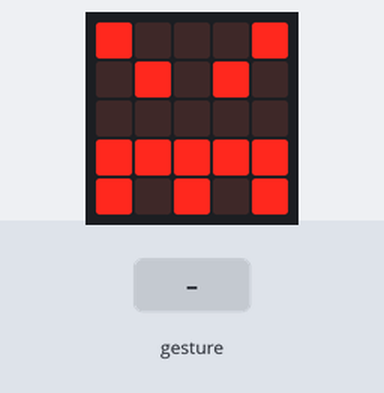
Bench run of a program on a simulated BBC micro:bit running MicroPython. Shown: the board's 5×5 LED display. The inputs (shaded band) are chosen by the test bench. A tilt is held for 1.5 s and a shake lasts 1 s, then the board lies face up again.

Above: at 0.05 s.
At 1.2 s:
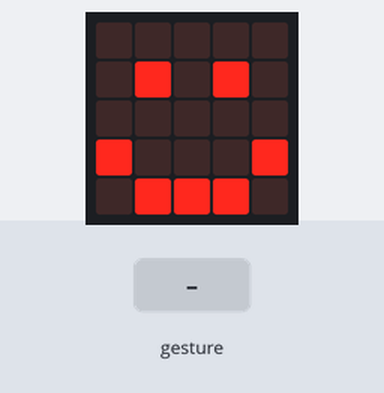
1.3 s: gesture 'left'
At 1.8 s:
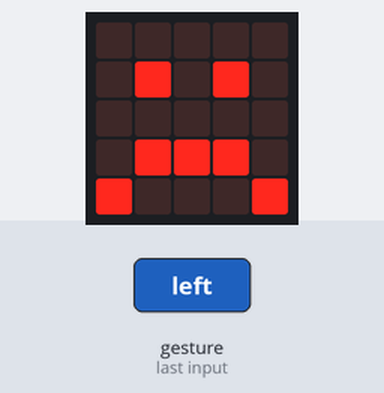
Timing chart, 0 to 4.3 s (numbered marks = the images above; inputs shaded):
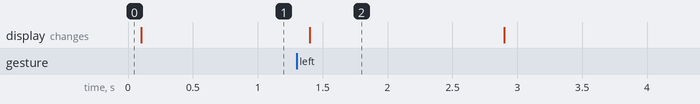

The program:

gestures.py
```python
# detect gestures (uses accelerometer)

from microbit import *

# loop forever
while True:

    # get value of current gesture
    gesture = accelerometer.current_gesture()


    # display image based on gesture
    #face up is HAPPY
    if gesture == "face up":
        display.show(Image.HAPPY)

    elif gesture == "left":
        display.show(Image.SAD)

    # anything else is ANGRY
    else:
        display.show(Image.ANGRY)
```

Measured:
- after the input at 1.3 s, the display: changes after 0.10 s (image 2)
- what the display in image 2 shows lasts 1.5 s, from 1.4 s to 2.9 s
